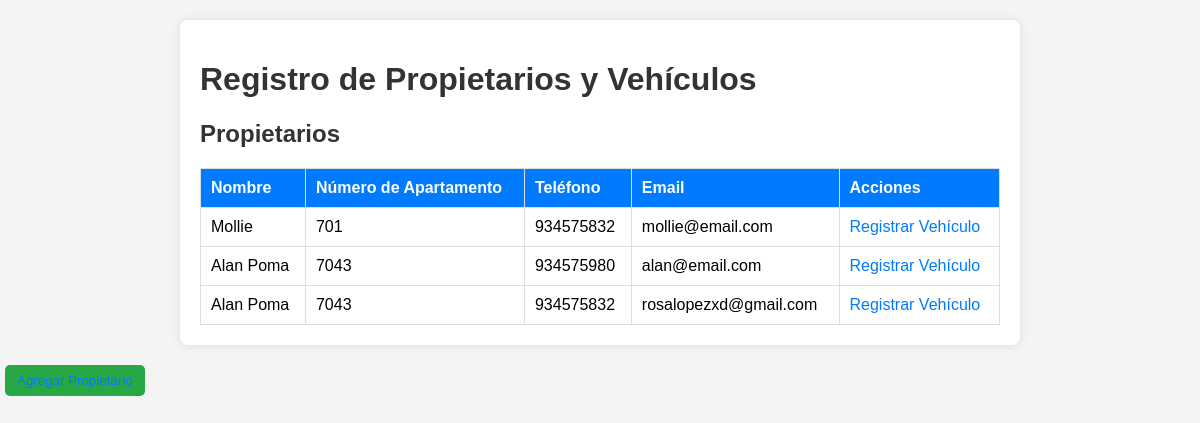
The page / on the database its author committed.
### gestionVehiculos/models.py (models this page shows)
class Propietario(models.Model):
    nombre = models.CharField(max_length=100)
    numero_apartamento = models.CharField(max_length=6)
    telefono = models.CharField(max_length=9)
    email = models.EmailField(unique=True)

### gestionVehiculos/views.py (the view)
# urls.py: path('', views.index, name='index'),
def index(request):
    propietarios = Propietario.objects.all()
    return render(request, 'gestionVehiculos/index.html', {'propietarios': propietarios})

### gestionVehiculos/templates/gestionVehiculos/index.html (shortened to what this page needs)
<!DOCTYPE html>
<html lang="es">
<head>
    {% load static %}
    <link rel="stylesheet" href="{% static 'gestionVehiculos/css/styles.css' %}">
</head>
<body>
    <div class="container">
        <h1>Registro de Propietarios y Vehículos</h1>
        <h2>Propietarios</h2>
        <table>
            <thead>
                <tr>
                    <th>Nombre</th>
                    <th>Número de Apartamento</th>
                    <th>Teléfono</th>
                    <th>Email</th>
                    <th>Acciones</th>
                </tr>
            </thead>
            <tbody>
                {% for propietario in propietarios %}
                <tr>
                    <td>{{ propietario.nombre }}</td>
                    <td>{{ propietario.numero_apartamento }}</td>
                    <td>{{ propietario.telefono }}</td>
                    <td>{{ propietario.email }}</td>
                    <td>
                        <a href="{% url 'registrar_vehiculo' propietario.id %}">Registrar Vehículo</a>
                    </td>
                </tr>
                {% endfor %}
            </tbody>
        </table>
    </div>
    <button><a href="{% url 'registrar_propietario' %}">Agregar Propietario</a></button>
</body>
</html>

### gestionVehiculos/static/gestionVehiculos/css/styles.css (style rules this page uses)
body { font-family: Arial, sans-serif; background-color: #f4f4f4; margin: 0; padding: 0; }
.container { max-width: 800px; margin: 20px auto; padding: 20px; background: white; border-radius: 8px; box-shadow: 0 0 10px rgba(0, 0, 0, 0.1); }
h1, h2 { color: #333; }
table { width: 100%; margin-top: 20px; border-collapse: collapse; }
table th, table td { padding: 10px; text-align: left; border: 1px solid #ddd; }
table th { background-color: #007BFF; color: white; }
a { color: #007BFF; text-decoration: none; }
button { margin-left: 5px; padding: 8px 12px; background-color: #28a745; color: white; border: none; border-radius: 5px; cursor: pointer; }

### rows shown on the page
Propietario: nombre "Mollie", numero_apartamento "701", telefono "934575832", email "mollie@email.com"
Propietario: nombre "Alan Poma", numero_apartamento "7043", telefono "934575980", email "alan@email.com"
Propietario: nombre "Alan Poma", numero_apartamento "7043", telefono "934575832", email "rosalopezxd@gmail.com"
